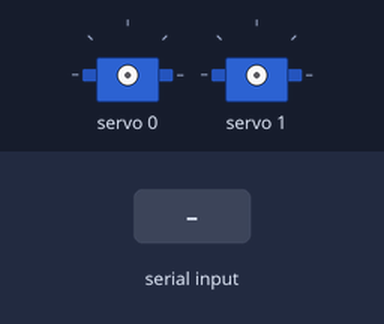
This sketch was run on a simulated Arduino Uno, built with avr-gcc and run on an emulated ATmega328P. On the bench: 2 × servo. Inputs (shaded band) come from the test bench.

Above: at 1.2 s.
1.3 s: "a" received over Serial
2.8 s: "1" received over Serial
At 3.2 s:
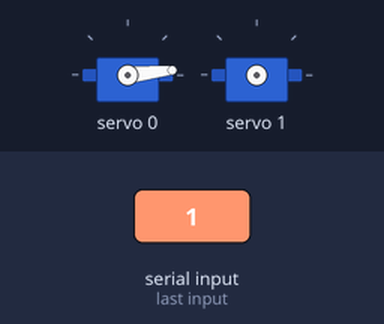
4.3 s: "b" received over Serial
5.8 s: "2" received over Serial
At 6.7 s:
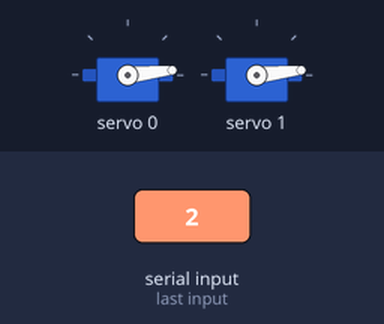
7.3 s: "a" received over Serial
At 7.8 s:
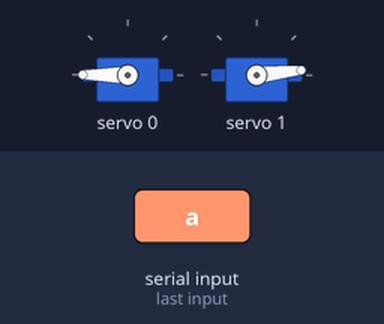
8.8 s: "b" received over Serial
At 10.1 s:
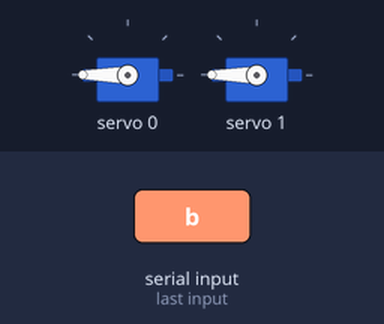
Timing chart, 0 to 11.3 s (numbered marks = the images above; inputs shaded):
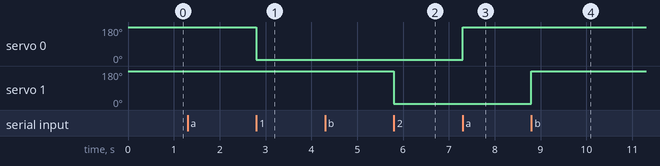

The sketch:

servo_motors_with_driver.ino
```cpp
#include <Wire.h>
#include <Adafruit_PWMServoDriver.h>

Adafruit_PWMServoDriver pwm = Adafruit_PWMServoDriver();

#define SERVOMIN  150 // Minimum pulse length out of 4096
#define SERVOMAX  600 // Maximum pulse length out of 4096

void setup() {
  Serial.begin(9600);  // Initialize serial communication
  pwm.begin();
  pwm.setPWMFreq(60);  // Analog servos run at ~60 Hz
}

void loop() {
  if (Serial.available() > 0) { // Check if data is available
    char command = Serial.read(); // Read the incoming byte
    processCommand(command);
  }
}

// Function to process received commands
void processCommand(char command) {
  switch (command) {
    case 'a':
      moveStandardServo(0, 180); // Rotate servo 0 to 180 degrees
      break;
    case '1':
      moveStandardServo(0, 0); // Return servo 0 to 0 degrees
      break;
    case 'b':
      moveStandardServo(1, 180); // Rotate servo 1 to 180 degrees
      break;
    case '2':
      moveStandardServo(1, 0); // Return servo 1 to 0 degrees
      break;
  }
}

// Function to move standard servos (like on channels 0 and 1)
void moveStandardServo(int channel, int position) {
  int pulse = map(position, 0, 180, SERVOMIN, SERVOMAX);
  pwm.setPWM(channel, 0, pulse);   // Move the servo to the desired position
  delay(1000);                     // Wait for the servo to reach the position
}
```

Measured:
- after the input at 2.8 s, servo 0: 180° → 6° at once
- after the input at 5.8 s, servo 1: 180° → 6° at once
- after the input at 7.3 s, servo 0: 6° → 180° at once
- after the input at 8.8 s, servo 1: 6° → 180° at once
